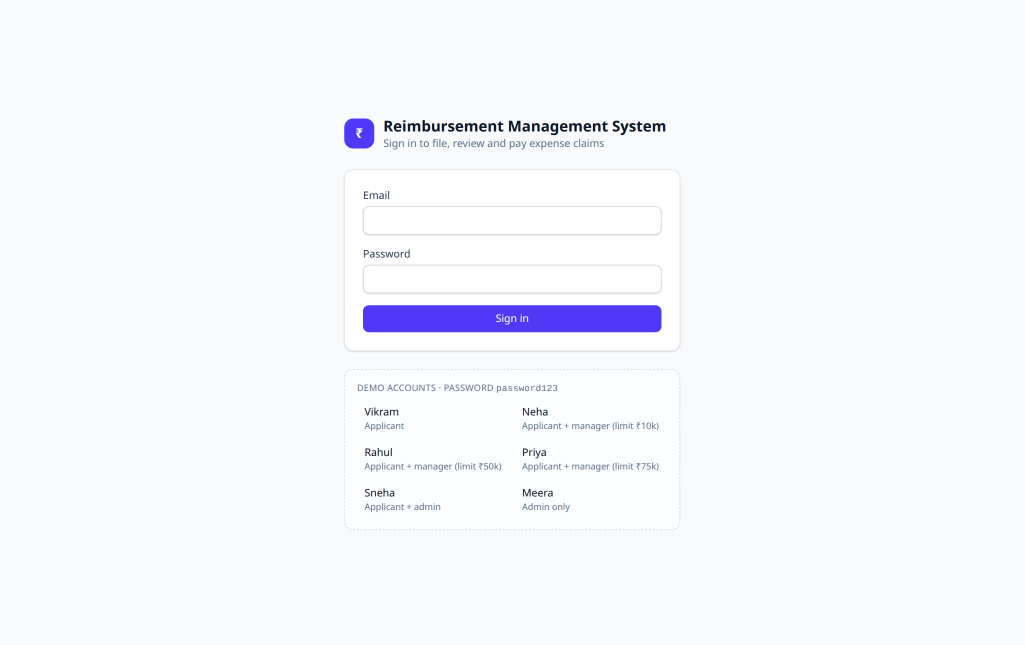
#> input picture report/screenshots/01-login.png, 2049 x 1290 px, given in place of 03_new_claim.png, which was not available (shown at 1/2 size)
$ python crop_for_report.py
#> lines starting #> are read from the running program, lines starting #| are printed output that depends on the picture; pictures that were not available may be replaced by others from this repository, and a replacement may not be noted
# Crops the screenshots used as figures in the submission report (report/src/submission.js)
# to the part that matters, leaving out the navigation sidebar. Output: report/screenshots/report/.
#   python3 report/screenshots/crop_for_report.py
from pathlib import Path
from PIL import Image

HERE = Path(__file__).parent
OUT = HERE / 'report'
SIDEBAR = 244  # px; the main content starts here

# name -> list of (top, bottom) bands, stacked vertically
CROPS = {
    '03_new_claim': [(76, 1000)],
    '06_approvals': [(76, 1130)],
    '07_approve_over_limit_blocked': [(76, 400), (965, 1295)],  # claim amount, then the decision panel
    '14_reports': [(76, 1050)],
}

OUT.mkdir(exist_ok=True)
for name, bands in CROPS.items():
    src = Image.open(HERE / f'{name}.png').convert('RGB')
#> src is the input picture: PIL image 2049x1290 RGB; mean R, G, B 245.3, 246.9, 251.3
    parts = [src.crop((SIDEBAR, top, src.width, bottom)) for top, bottom in bands]
#> parts = 1 item
    gap = 12
    out = Image.new('RGB', (parts[0].width, sum(p.height for p in parts) + gap * (len(parts) - 1)), (244, 245, 246))
    y = 0
    for part in parts:
        out.paste(part, (0, y))
        y += part.height + gap
#> this loop made 1 pass
#> y on pass 1: 936
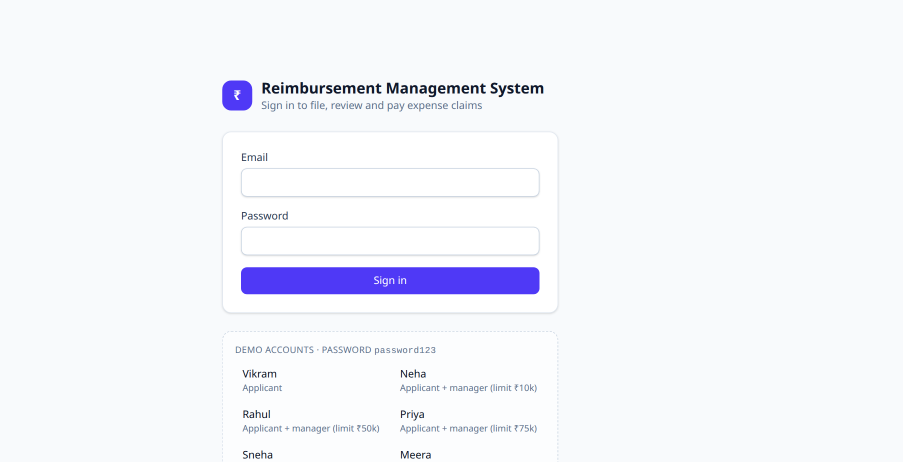
#> out: PIL image 1805x924 RGB (shown at 1/2 size); mean R, G, B 243.8, 245.1, 250.9
#> after the loop, y = 936
    out.save(OUT / f'{name}.png', optimize=True)
    print('wrote', name, out.size)
#| wrote 03_new_claim (1805, 924)
#> pass 2 of the loop `for name, bands in CROPS.items():`:
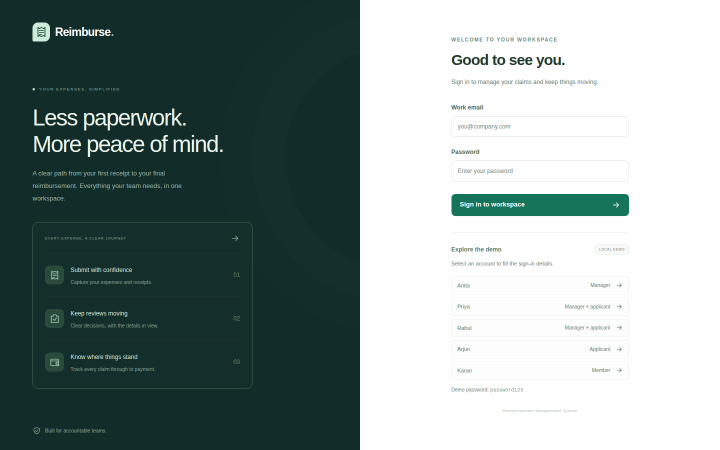
#> input picture report/screenshots/01_login.png, 1440 x 900 px, given in place of 06_approvals.png, which was not available (shown at 1/2 size)
#> src is the input picture: PIL image 1440x900 RGB; mean R, G, B 135.2, 149.5, 147.3
#> the loop `for part in parts:` made 1 pass
#> y on pass 1: 1066
#> after the loop `for part in parts:`:
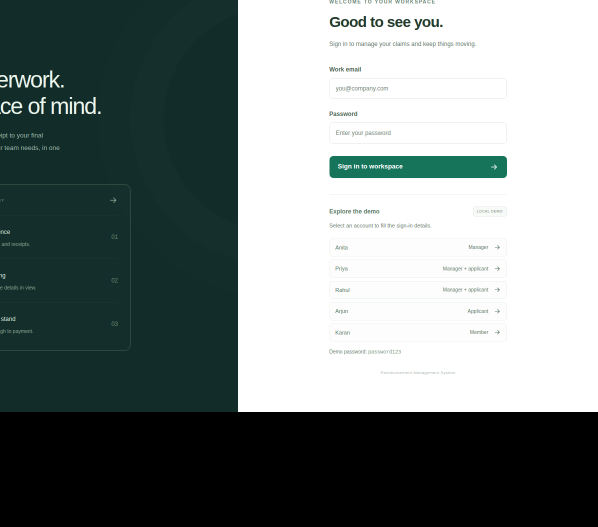
#> out: PIL image 1196x1054 RGB (shown at 1/2 size); mean R, G, B 122.7, 132, 130.6
#> after the loop `for part in parts:`: y = 1066
#| wrote 06_approvals (1196, 1054)
#> (the run stopped early here; a loop or call above may not have finished)
